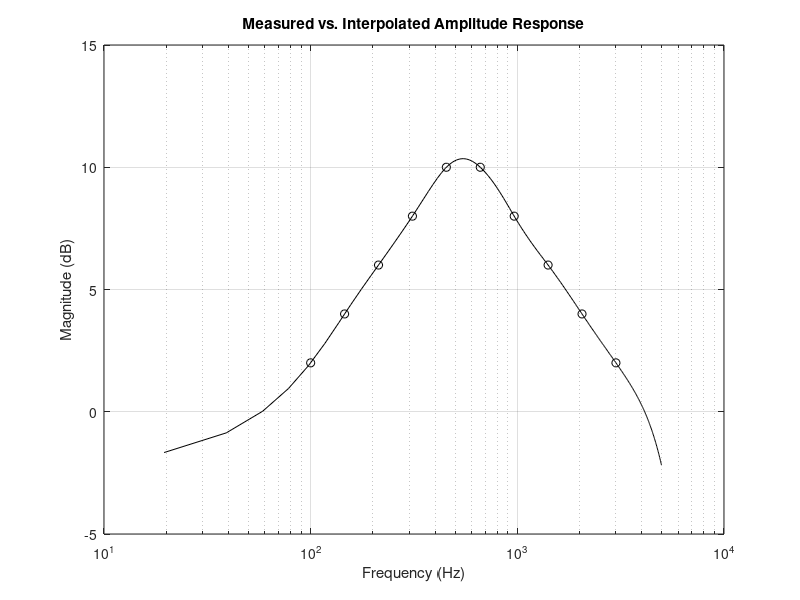
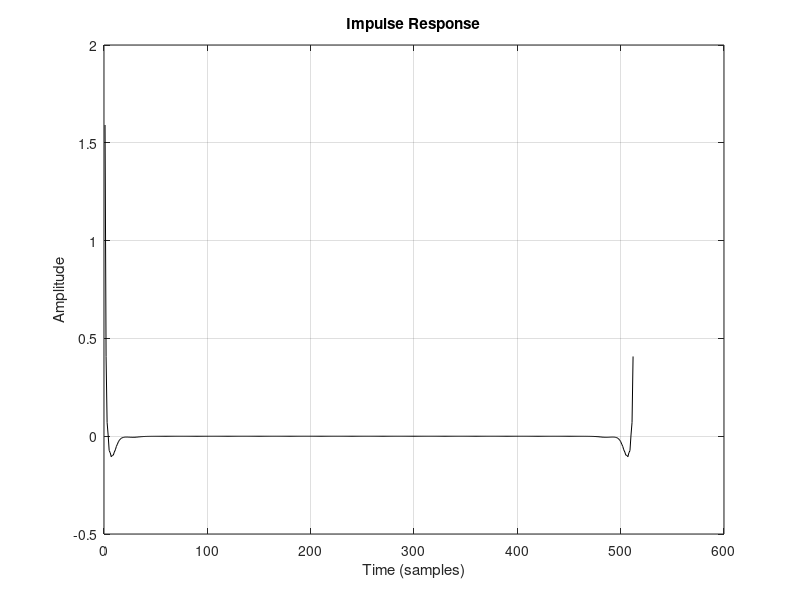

Reproduce these figures in MATLAB, in order. (Note: this script raises an error after producing the figures.)
% =========================================================================
% MATLAB script for Digital Filter Design
%
% This script designs a digital filter that approximates a specified
% frequency response within the audio frequency band. The design process
% incorporates extrapolation, interpolation, and cepstral analysis to
% achieve an optimal response. The resulting filter is displayed in various
% graphical formats for analysis.
%
% =========================================================================

% -----------------------
% User-defined parameters
% -----------------------
% These values are initial settings for the filter's design specifications.

NZ = 1;         % Number of zeros for the filter.
NP = 4;         % Number of poles for the filter.
NG = 10;        % Count of gain measurements.
fmin = 100;     % Lowest frequency for gain measurement.
fmax = 3000;    % Highest frequency for gain measurement.
fs = 10000;     % Discrete-time filter's sampling rate.
Nfft = 512;     % FFT size for frequency analysis.

% -----------------------
% Derived parameters
% -----------------------
% These parameters are derived from the user-defined values.

df = (fmax / fmin)^(1 / (NG - 1));   % Log-frequency spacing calculation.
f = fmin * df.^(0:NG - 1);           % Frequency axis based on measurements.

% Triangular amplitude response for synthetic gain:
Gdb = 10*[1 : NG/2, NG/2 : -1 : 1] / (NG / 2); % triangular amplitude response

% DC Gain Extrapolation:
dc_amp = Gdb(1) - f(1)*(Gdb(2) - Gdb(1)) / (f(2) - f(1));

% Nyquist Frequency Gain Extrapolation:
Gdb_last_slope = (Gdb(NG) - Gdb(NG - 1)) / (f(NG) - f(NG - 1));
nyq_amp = Gdb(NG) + Gdb_last_slope * (fs / 2 - f(NG));

% Combine extrapolated and measured gains:
Gdbe = [dc_amp, Gdb, nyq_amp];
fe = [0, f, fs / 2];
NGe = NG + 2;

% Cubic spline interpolation for a uniform frequency grid:
Gdbei = spline(fe, Gdbe);
fk = fs*[0:Nfft / 2] / Nfft;       
Gdbfk = ppval(Gdbei, fk);

% Plot the measured vs. interpolated frequency response:
figure(1);
semilogx(fk(2:end-1), Gdbfk(2:end-1), 'k'); grid on;
hold on; semilogx(f, Gdb, 'ok');
xlabel('Frequency (Hz)');   ylabel('Magnitude (dB)');
title('Measured vs. Interpolated Amplitude Response');

% Time aliasing check for the impulse response:
Ns = length(Gdbfk); 
if Ns ~= Nfft / 2+1, error("Confusion in array sizes"); end
Sdb = [Gdbfk, Gdbfk(Ns - 1:-1:2)];    % Consider negative frequencies

S = 10.^(Sdb / 20);                   % Convert to linear magnitude
s = real(ifft(S));                    % Desired impulse response (real)
tlerr = 100*norm(s(round(0.9*Ns:1.1*Ns))) / norm(s);  % Time-limitedness check

% Alert if the outer 20% of impulse response is above 1% of total RMS:
if tlerr > 1.0, error('Increase Nfft and/or smooth Sdb'); end

% Plot the impulse response:
figure(2);
plot(s, '-k'); grid on;
xlabel('Time (samples)');   ylabel('Amplitude');
title('Impulse Response');

% Cepstral analysis for minimum phase:
c = ifft(Sdb);
caliaserr = 100 * norm(c(round(Ns*0.9:Ns*1.1))) / norm(c);

% Alert if aliasing in the cepstrum:
if caliaserr > 1.0, error('Increase Nfft or smooth Sdb'); end

% Fold the cepstrum:
cf = [c(1), c(2:Ns-1) + c(Nfft:-1:Ns+1), c(Ns), zeros(1, Nfft - Ns)];
Cf = fft(cf);
Smp = 10.^(Cf / 20);                   % Minimum phase spectrum

Smpp = Smp(1:Ns);                      % Non-negative frequency portion
wt = 1./(fk+1);                        % typical weigth function for audio
wk = 2*pi*fk / fs;                     % twiddle factor

% Inverse Z-transform:
[B, A] = invfreqz(Smp(1:Ns), wk, NZ, NP, wt);
Hh = freqz(B, A, Ns);   

% Plot magnitude response:
figure(3);
plot(fk, db(Smpp(:)), fk, db(Hh(:)));
grid on;
xlabel('Frequency (Hz)');   
ylabel('Magnitude (dB)');
title('Magnitude Frequency Response');
legend('Desired', 'Filter');

